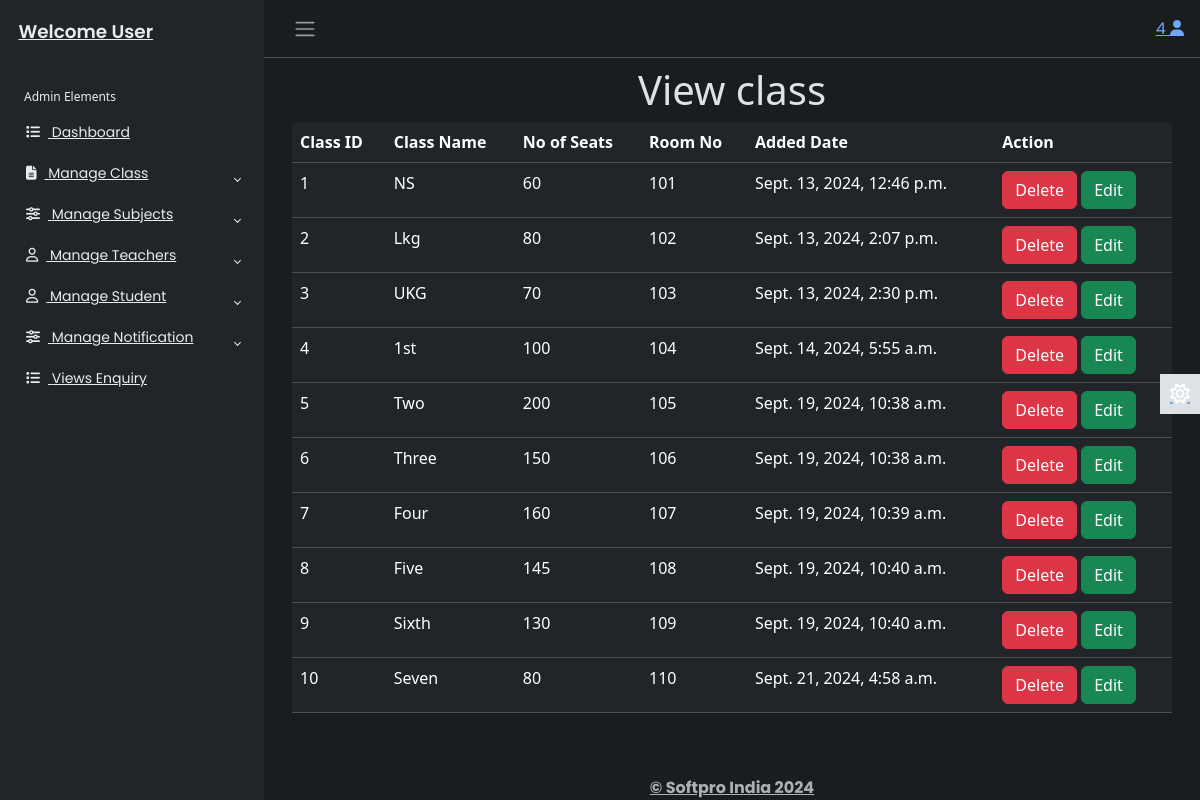
/adminapp/viewclass/ (signed in), run on the app's committed database.
### adminapp/models.py (models this page shows)
class Classes(models.Model):
    cid=models.IntegerField(primary_key=True,auto_created=True)
    class_name=models.CharField(max_length=30)
    seats=models.IntegerField()
    roomno=models.CharField(max_length=50)
    created_date=models.DateTimeField()

### adminapp/views.py (the view)
# urls.py: path('viewclass/',views.viewclass,name='viewclass'),
@cache_control(no_store=True,no_cache=True,must_revalidate=True)
def viewclass(req):
    try:
         if req.session['adminid']!=None:
             adminid=req.session['adminid']
             cl=Classes.objects.all()
             return render(req,'viewclass.html',{'adminid':adminid,'cl':cl})
    except KeyError:
        return redirect('login')

### adminapp/templates/viewclass.html
{% extends 'adminbase.html' %}
{% load static %}
{% block admin %}
<div class="row">
    <div class="col-sm-12">
        <h1 class="text-center">View class</h1>
        <table class="table">
            <tr>
                <th>Class ID</th>
                <th>Class Name</th>
                <th>No of Seats</th>
                <th>Room No</th>
                <th>Added Date</th>
                <th>Action</th>
            </tr>
            {% for c in cl %}
            <tr>
                <td>{{c.cid}}</td>
                <td>{{c.class_name}}</td>
                <td>{{c.seats}}</td>
                <td>{{c.roomno}}</td>
                <td>{{c.created_date}}</td>
                <td>
                    <a href="#" class="btn btn-danger">Delete</a>
                    <a href="{% url 'adminapp:editclass' id=c.cid %}" class="btn btn-success">Edit</a>
                </td>
            </tr>
            {% endfor %}
        </table>
    </div>
</div>
{%endblock%}

### adminapp/static/css/adminstyle.css (style rules this page uses)
body { font-family: 'Poppins', sans-serif; font-size: 0.875rem; opacity: 1; overflow-y: scroll; margin: 0; }
a { cursor: pointer; text-decoration: none; font-family: 'Poppins', sans-serif; }

### data on the page
Classes: cid "1", class_name "NS", seats "60", roomno "101", created_date "Sept. 13, 2024, 12:46 p.m."
Classes: cid "2", class_name "Lkg", seats "80", roomno "102", created_date "Sept. 13, 2024, 2:07 p.m."
Classes: cid "3", class_name "UKG", seats "70", roomno "103", created_date "Sept. 13, 2024, 2:30 p.m."
Classes: cid "4", class_name "1st", seats "100", roomno "104", created_date "Sept. 14, 2024, 5:55 a.m."
Classes: cid "5", class_name "Two", seats "200", roomno "105", created_date "Sept. 19, 2024, 10:38 a.m."
Classes: cid "6", class_name "Three", seats "150", roomno "106", created_date "Sept. 19, 2024, 10:38 a.m."
Classes: cid "7", class_name "Four", seats "160", roomno "107", created_date "Sept. 19, 2024, 10:39 a.m."
Classes: cid "8", class_name "Five", seats "145", roomno "108", created_date "Sept. 19, 2024, 10:40 a.m."
Classes: cid "9", class_name "Sixth", seats "130", roomno "109", created_date "Sept. 19, 2024, 10:40 a.m."
Classes: cid "10", class_name "Seven", seats "80", roomno "110", created_date "Sept. 21, 2024, 4:58 a.m."

### other printed values
{{ adminid }} "4"
